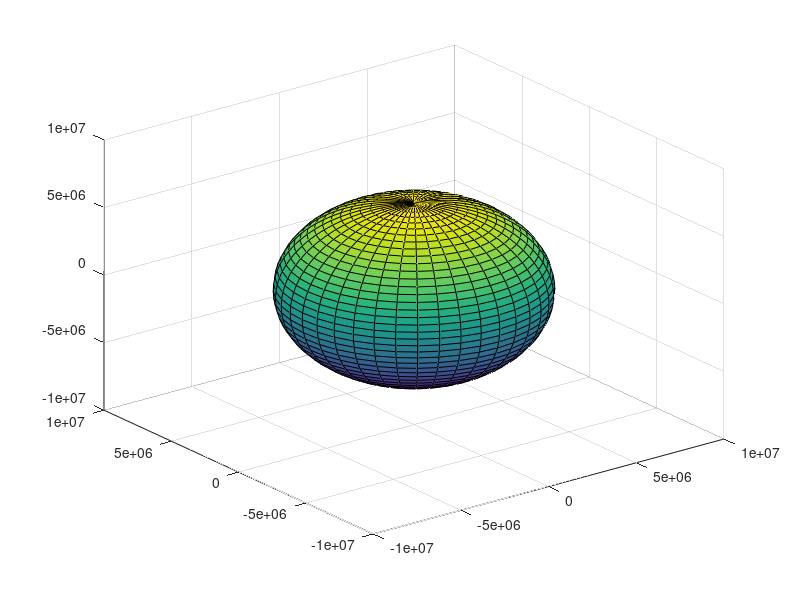

MATLAB code for this plot: (Note: this script raises an error after producing the figure.)
clc;
close all;
clear all;
 
%% Sphere Model Development
% Number of nodes
numNodes = 40;
st = 0;
r_ear = 6.371e+6;  %(m);
[X,Y,Z] = sphere(numNodes);
X = r_ear * X;
Y = r_ear * Y;
Z = r_ear * Z;

% XYZ = 
centerNodes = zeros([size(X), 4]); % First column for labels, fifth column for lateral surface areas

Area = zeros(numNodes);

for i = 1 : numNodes
    for j = 1 : numNodes

        node1 = [X(i, j), Y(i, j), Z(i, j)];
        node2 = [X(i, j+1), Y(i, j+1), Z(i, j+1)];
        node3 = [X(i+1, j), Y(i+1, j), Z(i+1, j)];
        node4 = [X(i+1, j+1), Y(i+1, j+1), Z(i+1, j+1)];

        V1 = node2 - node1;
        V2 = node3 - node1;
        V3 = node4 - node1;

        Area(i,j) = 0.5 * ( norm(cross(V1,V2)) + norm(cross(V2,V3)) );

        % Save center node information
        centerNodes(i, j, :) = [  (X(i, j) + X(i, j+1) + X(i+1, j) + X(i+1, j+1)) / 4;
                                  (Y(i, j) + Y(i, j+1) + Y(i+1, j) + Y(i+1, j+1)) / 4;
                                  (Z(i, j) + Z(i, j+1) + Z(i+1, j) + Z(i+1, j+1)) / 4;
                                  Area(i,j)];
        % Add label to center node
        text(centerNodes(i, j, 1), ...
             centerNodes(i, j, 2), ...
             centerNodes(i, j, 3), ...
             sprintf('%d, %d', i, j), ...
             'FontSize', 8, 'Color', 'r');
    end
end

h = surf(X,Y,Z);
Normal_Vectors = Area.*h.FaceNormals;



%% Radiation models
%% position vectors definition
b_ear_sun = pi/2;
% r_ear_sun = 1.496e+11;
r_sat_ear = 6.371e+6 + 2e+6 ; 
r_ear = 6.371e+6;
area_sat = 100;   %(m^2)
R_ear_sun = @(r,beta_e_sun) r * [ cos(beta_e_sun) , sin(beta_e_sun) ,0 ];          % position vector of the earth respect to the sun
R_sat_ear = @(beta_sat_ear) r_sat_ear * [ cos(beta_sat_ear) , sin(beta_sat_ear) ,0 ] ;        % position vector of the sat respect to the earth
R_sat_sun = @(r,beta_e_sun, beta_sat_e) R_ear_sun(r,beta_e_sun) + R_sat_ear(beta_sat_e);    % position vector of the sat respect to the sun

unit_vector_normalto_sat = @(beta_sat_ear) -1 * R_sat_ear(beta_sat_ear) / norm(R_sat_ear(beta_sat_ear));
A_sat = @(beta_sat_ear)  area_sat * unit_vector_normalto_sat(beta_sat_ear);







%% Total radiation
%% %%%%%%%%%%%%%%%%%%%
tic
% Define time parameters
totaltime = 3.154e7; % Total simulation time (1 year in s)
% numsteps = 50;
% timestep = totaltime / numsteps;

timestep = 7620 /20;
numsteps=round(totaltime/timestep);
time_steps = 1 :timestep : totaltime ;
%Time Implementation
% loop through time steps
n_earth = 2*pi/totaltime;  % rad/s
e = 0.0167;
G = 6.6371e-11; % Gravitational Constant in m^3/kg*s^2
mass_earth = 5.97e24; % in kg
mu = G*mass_earth; % Standard gravitational parameter in m^3/s^2
a = 1.49e11;   % m
h = sqrt( mu * a * (1-e^2) ) ;   % kg.m^2/s

alpha = 0.12; 
eps = 0.5; 
ae = alpha/eps;
sigma = 5.67*10^-8; % m^2/K.w

I_mat = zeros(numsteps,numNodes+1,numNodes+1);
Q_mat = zeros(numsteps,numNodes+1,numNodes);
Mat = zeros(numsteps,3);
parfor step = 1:   numsteps
    t = (step - 1)*timestep;
    M = n_earth*(t); 
    theta  = M+(2*e-0.25*e^3)*sin(M)+(5/4)*e^2*sin(2*M)+(13/12)*e^3*sin(3*M);
    r = (h^2/mu)/(1+e*cos(theta));   % earth sun dist
    r_EarToSun(step) = r;
    b_ear_sun = theta;
    b_sat_ear = 2*pi*t / (127*60);
    % 1- Sun Model
    Q_sun = sun_model(r,r_ear,R_ear_sun(r,b_ear_sun),R_sat_sun(r,b_ear_sun, b_sat_ear), A_sat(b_ear_sun));
    %2- Planetary Albedo Model
    [Q_A,I,Q ]  = albedo_model(Normal_Vectors,centerNodes,A_sat(b_sat_ear), R_ear_sun(r,b_ear_sun),R_sat_ear(b_sat_ear),area_sat);
    % 3- Earth Model
    Q_p = earth_model();
    Q_gen = 10000; 
    Temp(step) =( ((Q_gen/eps)+( Q_p + ae*(Q_sun + Q_A)))/(2*area_sat*sigma) )^0.25;
    
%     Mat(step,1) = Q_p ;
%     Mat(step,2) = Q_sun ;
%     Mat(step,3) = Q_A ;

    theta_earth_mat(step) = theta;
    theta_sat_mat(step) = b_sat_ear;

    I_mat(step,:,:) = I; 
    Q_mat(step,:,:) = Q; 

    if step\100 == 0
        step
    end
end
 


toc
















   
 %%
% figure
% f_sun = 5e+3;
% pe = R_ear_sun(r_ear, b_ear_sun)/f_sun;
% psat = R_sat_ear(b_sat_ear);
% 
% subplot(2,2,1)
% quiver3(0,0,0,pe(1), pe(2), pe(3)) 
% hold on
% quiver3(pe(1),pe(2),pe(3),psat(1), psat(2), psat(3))
% % sun 
% r_sun = 7e+9/f_sun;
% [x,y,z] = sphere;
% x = r_sun*x; y = r_sun*y; z = r_sun*z; 
% surf(x,y,z, ones(size(z)))
% % earth
% x = pe(1)+X; y = pe(2)+Y; z = pe(3)+Z; 
% surf(x,y,z, I, 'EdgeAlpha',0.2)
% %satallite
% pss = pe + psat ;
% f_sat = 1e+6;
% n_sat = 10;
% [x,y,z] = ellipsoid(pss(1), pss(2), pss(3), 1*f_sat,1*f_sat,1*f_sat, n_sat);
% % x = f_sat * x; y = f_sat* y; z = f_sat*z;
% sat = surf(x,y,z, zeros(n_sat) )
% % rotate(sat, [0,0,1],rad2deg(b_sat_ear) )
% axis equal
% view(0, 90)
% title("Sun radiation on the earth")
% 
% 
% 
% 
% subplot(2,2,2)
% quiver3(0,0,0,pe(1), pe(2), pe(3)) 
% hold on
% quiver3(pe(1),pe(2),pe(3),psat(1), psat(2), psat(3))
% % sun 
% r_sun = 7e+9/f_sun;
% [x,y,z] = sphere;
% x = r_sun*x; y = r_sun*y; z = r_sun*z; 
% surf(x,y,z, ones(size(z)))
% % earth
% x = pe(1)+X; y = pe(2)+Y; z = pe(3)+Z; 
% surf(x,y,z, Q, 'EdgeAlpha',0.2)
% %satallite
% pss = pe + psat ;
% f_sat = 1e+6;
% n_sat = 10;
% [x,y,z] = ellipsoid(pss(1), pss(2), pss(3), 1*f_sat,1*f_sat,1*f_sat, n_sat);
% % x = f_sat * x; y = f_sat* y; z = f_sat*z;
% sat = surf(x,y,z, zeros(n_sat) )
% % rotate(sat, [0,0,1],rad2deg(b_sat_ear) )
% axis equal
% view(90+rad2deg(b_sat_ear), 50)
% title("Sun radiation on the earth")
%  
% 
% 
% 
% 
% % subplot(2,2,3)
% % quiver3(0,0,0,pe(1), pe(2), pe(3)) 
% % hold on
% % quiver3(pe(1),pe(2),pe(3),psat(1), psat(2), psat(3))
% % % sun 
% % r_sun = 7e+9/f_sun;
% % [x,y,z] = sphere;
% % x = r_sun*x; y = r_sun*y; z = r_sun*z; 
% % surf(x,y,z, ones(size(z)))
% % % earth
% % x = pe(1)+X; y = pe(2)+Y; z = pe(3)+Z; 
% % surf(x,y,z, I)
% % axis equal
% % 
% % subplot(2,2,4)
% % quiver3(0,0,0,pe(1), pe(2), pe(3)) 
% % hold on
% % quiver3(pe(1),pe(2),pe(3),psat(1), psat(2), psat(3))
% % % sun 
% % r_sun = 7e+9/f_sun;
% % [x,y,z] = sphere;
% % x = r_sun*x; y = r_sun*y; z = r_sun*z; 
% % surf(x,y,z, ones(size(z)))
% % % earth
% % x = pe(1)+X; y = pe(2)+Y; z = pe(3)+Z; 
% % surf(x,y,z, I)
% % axis equal
% % 
% % 
% % 
% % 
% % 

%% 
%    figure
% h = animatedline;
% axis([0,4*pi,-1,1])
% 
% 
% for k = 1:1000
%   r_eartosun = 1.496e11;
% f_sun = 1e+3;
% b_ear_sun = theta_earth_mat(k);
% b_sat_ear=theta_sat_mat(k);
% pe = R_ear_sun(r_eartosun, b_ear_sun)/f_sun/2.5;
% psat = R_sat_ear(b_sat_ear);
% 
% % subplot(2,2,1)
% quiver3(0,0,0,pe(1), pe(2), pe(3)) 
% hold on
% quiver3(pe(1),pe(2),pe(3),psat(1), psat(2), psat(3))
% % sun 
% r_sun = 7e+9/f_sun;
% [x,y,z] = sphere;
% x = r_sun*x; y = r_sun*y; z = r_sun*z; 
% surf(x,y,z, 10000*ones(size(z)),"EdgeColor","red","LineStyle","-.")
% % earth
% x = pe(1)+X; y = pe(2)+Y; z = pe(3)+Z; 
% % surf(x,y,z, squeeze(I_mat(k,:,:)), 'EdgeAlpha',0.2)
% Q_mat(:,:,33) = Q_mat(:,:,end);
% surf(x,y,z, squeeze(Q_mat(k,:,:)), 'EdgeAlpha',0.2)
% %satallite
% pss = pe + psat ;
% f_sat = 1e+6;
% n_sat = 10;
% [x,y,z] = ellipsoid(pss(1), pss(2), pss(3), 1*f_sat,1*f_sat,1*f_sat, n_sat);
% % x = f_sat * x; y = f_sat* y; z = f_sat*z;
% sat = surf(x,y,z, zeros(n_sat) );
% % rotate(sat, [0,0,1],rad2deg(b_sat_ear) )
% axis equal
% view(0, 45)
% title("Sun radiation on the earth")
% hold off
% colorbar; 
% caxis([0 10000]);
% 
% xlim([-1e7 8e7])
% ylim([-1e7 1e7])
%     drawnow
% 
% end



%% Initialize gif
if size(Q_mat,2) ~= size(Q_mat,3)
    Q_mat(:,:,end+1) = Q_mat(:,:,end);
end
timeloop = 1:20 ;

for k = timeloop
    f=figure('visible','off');  %'Position', [0, 0, 1500, 1200],
    r_eartosun = 1.496e11;
    f_sun = 1e+3;
    b_ear_sun = theta_earth_mat(k);
    b_sat_ear = theta_sat_mat(k);
    pe = R_ear_sun(r_eartosun, b_ear_sun)/f_sun/2.5;
    psat = R_sat_ear(b_sat_ear); 

    quiver3(0,0,0,pe(1), pe(2), pe(3))
    hold on
    quiver3(pe(1),pe(2),pe(3),psat(1), psat(2), psat(3))
    % sun
    r_sun = 7e+9/f_sun;
    [x,y,z] = sphere;
    x = r_sun*x; y = r_sun*y; z = r_sun*z;
    surf(x,y,z, 10000*ones(size(z)),"EdgeColor","red","LineStyle","-.")
    % earth
    x = pe(1)+X; y = pe(2)+Y; z = pe(3)+Z;
    % surf(x,y,z, squeeze(I_mat(k,:,:)), 'EdgeAlpha',0.2)
    surf(x,y,z, squeeze(Q_mat(k,:,:)), 'EdgeAlpha',0.2)
    %satellite
    pss = pe + psat ;
    f_sat = 1e+6;
    n_sat = 10;
    [x,y,z] = ellipsoid(pss(1), pss(2), pss(3), 1*f_sat,1*f_sat,1*f_sat, n_sat);
    % x = f_sat * x; y = f_sat* y; z = f_sat*z;
    sat = surf(x,y,z, zeros(n_sat) );
    % rotate(sat, [0,0,1],rad2deg(b_sat_ear) )
 
    axis equal
    view(-20, 45)
    title("Albedo radiation reflected to satallite")
    hold off
    c=colorbar;
    c.LineWidth =2 ;
    c.FontSize = 16 ;
    caxis([0 max(max(max(Q_mat)))]);
 
    xlim([-1e7 8e7])
    ylim([-1e7 2e7])
    zlim([-2e7 1e7])

%     f.FontSize = 16;
    exportgraphics(f,'Animate.gif','Append',true);

    k
end
 
%%

for i = timeloop
    f = figure('Visible','off');
    plot(time_steps(1:i)/3600,Temp(1:i),"LineWidth",2)
    hold on 
    scatter(time_steps(i)/3600,Temp(i) )
    hold off
    i
    xlim([0 time_steps(timeloop(end))/3600])
    ylim([min(min(Temp))   max(max(Temp))])
    xlabel("Time (hours)")
    ylabel("Distance between sun and earth (m)")
    
    exportgraphics(f,'temp.gif','Append',true);
end





%% Initialize gif  (Year)

if size(Q_mat,2) ~= size(Q_mat,3)
    Q_mat(:,:,end+1) = Q_mat(:,:,end);
end
timeloop = 1:1000 : numsteps;

for k = timeloop
    f=figure('visible','off');  %'Position', [0, 0, 1500, 1200],
    r_eartosun = r_EarToSun(k);
    f_sun = 1e+3;
    b_ear_sun = theta_earth_mat(k);
    b_sat_ear = theta_sat_mat(k);
    pe = R_ear_sun(r_eartosun, b_ear_sun)/f_sun/2.5;
    psat = R_sat_ear(b_sat_ear); 

    quiver3(0,0,0,pe(1), pe(2), pe(3))
    hold on
    quiver3(pe(1),pe(2),pe(3),psat(1), psat(2), psat(3))
    % sun
    r_sun = 7e+9/f_sun;
    [x,y,z] = sphere;
    x = r_sun*x; y = r_sun*y; z = r_sun*z;
    surf(x,y,z, 10000*ones(size(z)),"EdgeColor","red","LineStyle","-.")
    % earth
    x = pe(1)+X; y = pe(2)+Y; z = pe(3)+Z;
    % surf(x,y,z, squeeze(I_mat(k,:,:)), 'EdgeAlpha',0.2)
    surf(x,y,z, squeeze(Q_mat(k,:,:)), 'EdgeAlpha',0.2)
    %satellite
    pss = pe + psat ;
    f_sat = 1e+6;
    n_sat = 10;
    [x,y,z] = ellipsoid(pss(1), pss(2), pss(3), 1*f_sat,1*f_sat,1*f_sat, n_sat);
    % x = f_sat * x; y = f_sat* y; z = f_sat*z;
    sat = surf(x,y,z, zeros(n_sat) );
    % rotate(sat, [0,0,1],rad2deg(b_sat_ear) )
 
    axis equal
    view(-20, 45)
    title("Albedo radiation reflected to satallite")
    hold off
    c=colorbar;
    c.LineWidth =2 ;
    c.FontSize = 16 ;
    caxis([0 max(max(max(Q_mat)))]);
 
    xlim([-8e7 8e7])
    ylim([-8e7 8e7])
    zlim([-2e7 1e7])

%     f.FontSize = 16;
    exportgraphics(f,'Animate_year.gif','Append',true);

    k
end
 
%% 



for i = 1 :1000: numsteps
    f = figure('Visible','off');
    plot(time_steps(1:i)/max(time_steps),r_EarToSun(1:i),"LineWidth",2)
    hold on 
    scatter(time_steps(i)/max(time_steps),r_EarToSun(i) )
    hold off
    i
    xlim([0 1])
    ylim([min(min(r_EarToSun))   max(max(r_EarToSun))])
    xlabel("Time (years)")
    ylabel("Distance between sun and earth (m)")
    
    exportgraphics(f,'r_earth.gif','Append',true);
end




